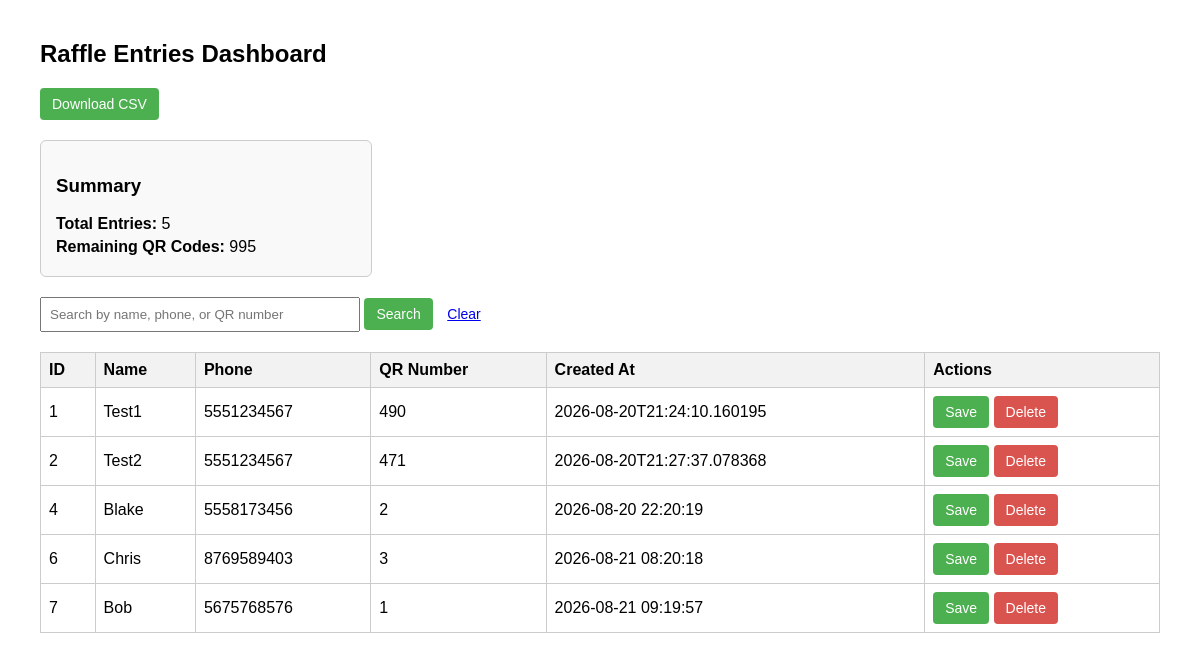
/admin, run on an earlier commit of the app's database.
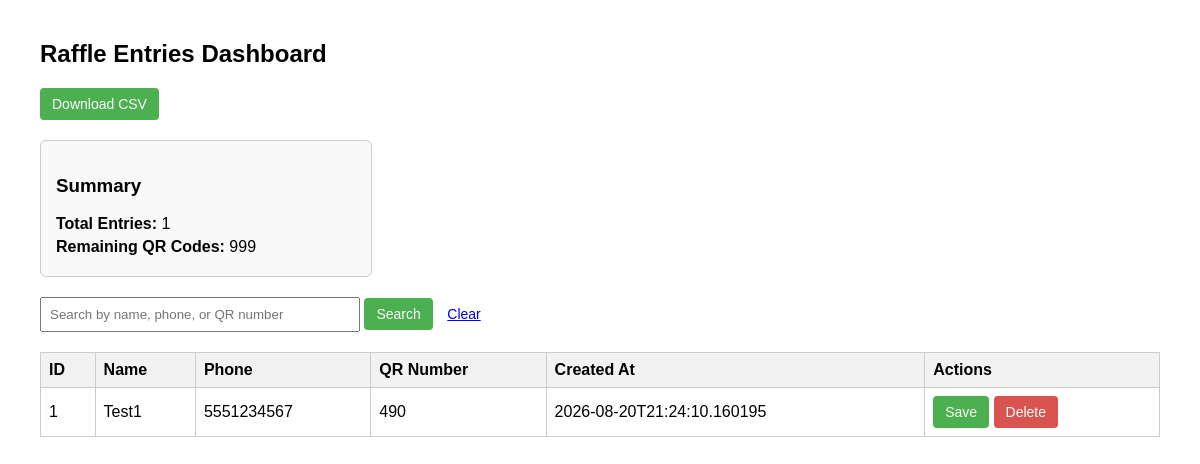
And on a later commit of the database.
### tables this page shows
CREATE TABLE entries (
    id INTEGER PRIMARY KEY,
    name TEXT,
    phone TEXT,
    qr_code_id INTEGER,
    created_at TEXT
);

CREATE TABLE qr_codes (
    id INTEGER PRIMARY KEY,
    code_value INTEGER,
    image_path TEXT,
    is_assigned INTEGER DEFAULT 0,
    assigned_to_entry_id INTEGER
);

### app.py (the view)
@app.route("/admin", methods=["GET", "POST"])
def admin():
    search_query = request.form.get("search", "").strip()
    conn = sqlite3.connect("raffle.db")
    c = conn.cursor()
    c.execute("SELECT COUNT(*) FROM entries")
    total_entries = c.fetchone()[0]
    c.execute("SELECT COUNT(*) FROM qr_codes WHERE is_assigned = 0")
    remaining_qr = c.fetchone()[0]
    if search_query:
        c.execute("""
            SELECT entries.id, name, phone, qr_codes.code_value, entries.created_at
            FROM entries
            JOIN qr_codes ON entries.qr_code_id = qr_codes.id
            WHERE name LIKE ? OR phone LIKE ? OR qr_codes.code_value LIKE ?
        """, (f"%{search_query}%", f"%{search_query}%", f"%{search_query}%"))
    else:
        c.execute("""
            SELECT entries.id, name, phone, qr_codes.code_value, entries.created_at
            FROM entries
            JOIN qr_codes ON entries.qr_code_id = qr_codes.id
        """)
    rows = c.fetchall()
    conn.close()
    return render_template("admin.html", rows=rows, search_query=search_query,
                           total_entries=total_entries, remaining_qr=remaining_qr)

### templates/admin.html (shortened to what this page needs)
<!DOCTYPE html>
<html>
<head>
</head>
<body>
    <h2>Raffle Entries Dashboard</h2>
<div class="export-btn">
    <a href="/export" style="text-decoration:none;">
        <button>Download CSV</button>
    </a>
</div>
<div class="summary-box">
    <h3>Summary</h3>
    <p><strong>Total Entries:</strong> {{ total_entries }}</p>
    <p><strong>Remaining QR Codes:</strong> {{ remaining_qr }}</p>
</div>
    <form method="POST" style="margin-bottom:20px;">
        <input type="text" name="search" placeholder="Search by name, phone, or QR number"
               value="{{ search_query }}">
        <button type="submit">Search</button>
        <a href="/admin" style="margin-left:10px; font-size:14px;">Clear</a>
    </form>
    <table>
        <tr>
            <th>ID</th>
            <th>Name</th>
            <th>Phone</th>
            <th>QR Number</th>
            <th>Created At</th>
            <th>Actions</th>
        </tr>
        {% for row in rows %}
        <tr id="row-{{ row[0] }}">
            <td>{{ row[0] }}</td>
            <td contenteditable="true" class="editable-name">{{ row[1] }}</td>
            <td contenteditable="true" class="editable-phone">{{ row[2] }}</td>
            <td>{{ row[3] }}</td>
            <td>{{ row[4] }}</td>
            <td>
                <button onclick="saveEdit({{ row[0] }})">Save</button>
                <button class="delete-btn" onclick="deleteEntry({{ row[0] }})">Delete</button>
            </td>
        </tr>
        {% endfor %}
    </table>
</body>
</html>

### templates/admin.html (style rules this page uses)
body { font-family: Arial, sans-serif; margin: 40px; }
table { border-collapse: collapse; width: 100%; }
th, td { border: 1px solid #ccc; padding: 8px; text-align: left; }
th { background-color: #f2f2f2; }
h2 { margin-bottom: 20px; }
button { background-color: #4CAF50; color: white; border: none; padding: 8px 12px; cursor: pointer; font-size: 14px; border-radius: 4px; }
.delete-btn { background-color: #d9534f; }
.export-btn { margin-bottom: 20px; }
input[type="text"] { padding: 8px; width: 300px; }
.summary-box { background-color: #f9f9f9; border: 1px solid #ccc; padding: 15px; border-radius: 6px; width: 300px; margin-bottom: 20px; }
.summary-box p { margin: 5px 0; }

What changed in the data, as far as the page shows it:
removed entries: id "2", name "Test2", phone "5551234567", code_value "471", created_at "2026-08-20T21:27:37.078368"
removed entries: id "4", name "Blake", phone "5558173456", code_value "2", created_at "2026-08-20 22:20:19"
removed entries: id "6", name "Chris", phone "8769589403", code_value "3", created_at "2026-08-21 08:20:18"
removed entries: id "7", name "Bob", phone "5675768576", code_value "1", created_at "2026-08-21 09:19:57"
Also different on the page:
{{ total_entries }}: "5" → "1"
{{ remaining_qr }}: "995" → "999"
